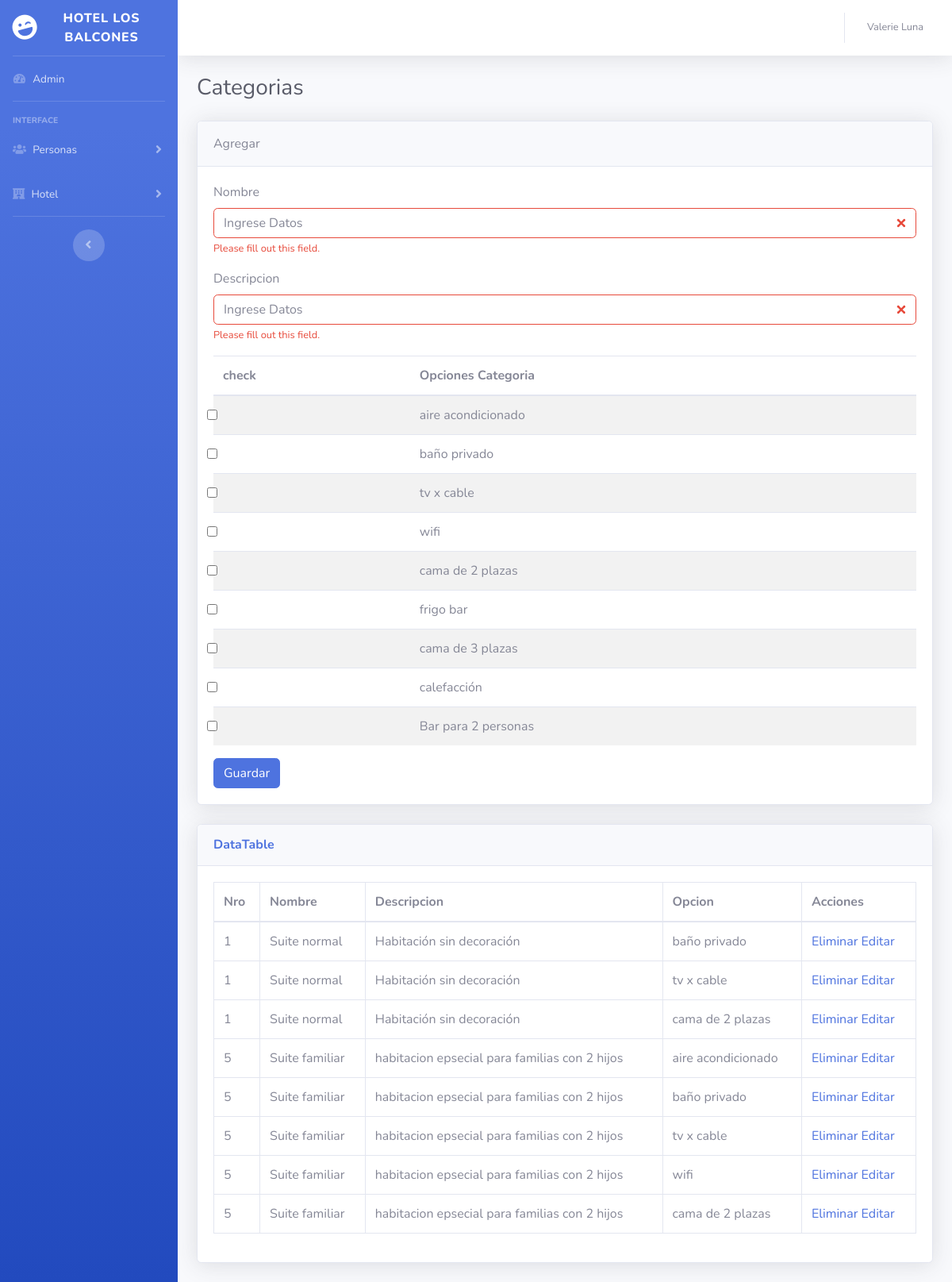
Page /presentacion/categorias.php on the committed database.
### tables this page shows
CREATE TABLE `opcion` (
  `id` int(11) NOT NULL,
  `nombre` text NOT NULL,
  `fecha` timestamp NOT NULL DEFAULT current_timestamp() ON UPDATE current_timestamp()
);

CREATE TABLE `categorias` (
  `id` int(11) NOT NULL,
  `nombrec` text NOT NULL,
  `descripcion` text NOT NULL
);

### datos/conexion.php (called while the page is built, shortened)
<?php
 class Conexion{
    private static $instance = null;
    private $pdo;
    private $driver='mysql';
    private $host='sql10.freemysqlhosting.net';
    private $user='sql10617482';
    private $pass='5XmCCvUppG';
    private $dbName='sql10617482';
    private function __construct(){
        try {
            $this->pdo = new PDO("{$this->driver}:host={$this->host};dbname={$this->dbName};",$this->user,$this->pass);
            $this->pdo->setAttribute(PDO::ATTR_ERRMODE,PDO::ERRMODE_EXCEPTION);
        } catch (PDOExceptio $e) {
            echo $e->getMessage();
        }
    }
    public static function getInstance(){
        if (!self::$instance) {
            self::$instance = new Conexion();
        }
        return self::$instance;
    }
    public function getConnection()
    {
      return $this->pdo;
    }
 }

### negocio/NOpcion.php (called while the page is built, shortened)
<?php
    include_once('../datos/DOpcion.php');
    class NOpcion{
        private $opcion;
        public function __construct(){
            $this->opcion = new DOpcion();
        }
        public function getAll(){
           return $this->opcion->getAll();
        }
    }
?>

### datos/DOpcion.php (called while the page is built, shortened)
<?php
include_once('conexion.php');
class DOpcion
{
    public $pdo;
    public function __construct()
    {
        $this->pdo = Conexion::getInstance()->getConnection();
    }
    public function getAll()
    {
        try {
            $stm = $this->pdo->prepare("SELECT * FROM opcion");
            $stm->execute();
            return $stm->fetchAll(PDO::FETCH_OBJ);
        } catch (PDOException $e) {
            echo $e->getMessage();
        }
    }
}

### negocio/NCategoria.php (called while the page is built, shortened)
<?php
    include_once('../datos/DDetalleCategoria.php');
    class NCategoria{
        public function __construct(){
            $this->detalle = new DDetalleCategoria();
        }
         public function Lista(){
            return $this->detalle->lista();
        }
    }
?>

### datos/DDetalleCategoria.php (called while the page is built, shortened)
<?php
    include_once('conexion.php');
class DDetalleCategoria{
    public $pdo;
 public function __construct(){
        $this->pdo = Conexion::getInstance()->getConnection();
   }
    public function lista(){
        try {
            $stm = $this->pdo->prepare("
            SELECT cat.id,cat.nombrec,cat.descripcion,op.nombre
            FROM  detallecategoria det
            INNER JOIN categorias cat ON det.idcategoria=cat.id
            INNER JOIN opcion op ON det.idopcion=op.id
            ORDER BY cat.id
            ");
            $stm->execute(array());
            return $stm->fetchAll(PDO::FETCH_OBJ);
        } catch (PDOException $e) {
            echo $e->getMessage();
        }
    }
}

### presentacion/categorias.php (the view, shortened to what this page needs)
<?php
include_once('includes/header.php');
include_once('../negocio/NCategoria.php');
include_once('../negocio/NOpcion.php');
$categorias = new NCategoria;
$opciones = new NOpcion;
?>
<div class="d-sm-flex align-items-center justify-content-between mb-4">
  <h1 class="h3 mb-0 text-gray-800">Categorias</h1>
</div>
<div class="card shadow mb-4">
  <div class="card-header py-3">
    Agregar
  </div>
  <div class="card-body">
    <form action="../negocio/NCategoria.php" class="was-validated" method="POST" enctype="multipart/form-data">
      <div class="form-group">
        <label for="uname">Nombre</label>
        <input type="text" class="form-control" id="uname" placeholder="Ingrese Datos" name="nombrec" required>
        <div class="invalid-feedback">Please fill out this field.</div>
      </div>
      <div class="form-group">
        <label for="uname">Descripcion</label>
        <input type="text" class="form-control" id="uname" placeholder="Ingrese Datos" name="descripcion" required>
        <div class="invalid-feedback">Please fill out this field.</div>
      </div>
      <div class="table-rep-plugin">
        <div class="table-responsive" data-pattern="priority-columns">
          <table id="tech-companies-1" class="table  table-striped">
            <thead>
              <tr>
                <th data-priority="1">check</th>
                <th data-priority="3">Opciones Categoria</th>
              </tr>
            </thead>
            <tbody>
              <?php foreach ($opciones->getAll() as $opc) : ?>
                <tr>
                  <td>
                    <input class="form-check-input" type="checkbox" name="opciones[]" id="[]" value="<?php echo $opc->id; ?>">
                  </td>
                  <td><?php echo $opc->nombre; ?></td>
                </tr>
              <?php endforeach; ?>
            </tbody>
          </table>
        </div>
      </div>
      <button type="submit" class="btn btn-primary">Guardar</button>
  </div>
</div>
<div class="card shadow mb-4">
  <div class="card-header py-3">
    <h6 class="m-0 font-weight-bold text-primary">DataTable</h6>
  </div>
  <div class="card-body">
    <div class="table-responsive">
      <table class="table table-bordered" id="dataTable" width="100%" cellspacing="0">
        <thead>
          <tr>
            <th>Nro</th>
            <th>Nombre</th>
            <th>Descripcion</th>
            <th>Opcion</th>
            <th>Acciones</th>
          </tr>
        </thead>
        <tbody>
          <?php foreach ($categorias->Lista() as $categoria) : ?>
            <tr>
              <td><?php echo $categoria->id ?></td>
              <td><?php echo $categoria->nombrec ?></td>
              <td><?php echo $categoria->descripcion ?></td>
              <td><?php echo $categoria->nombre ?></td>
              <td>
                <a href="../negocio/NCategoria.php?delete_idc=<?php echo $categoria->id; ?>">Eliminar</a>
                <a href="usuarios_edit.php?usuario=<?php echo $categoria->id; ?>">Editar</a>
              </td>
            </tr>
          <?php endforeach; ?>
        </tbody>
      </table>
    </div>
  </div>
</div>
<?php
include_once('includes/footer.php');
?>

### presentacion/includes/header.php (shortened to what this page needs)
<!DOCTYPE html>
<html lang="en">
<head>
  <link href="includes/startbootstrap/vendor/fontawesome-free/css/all.min.css" rel="stylesheet" type="text/css">
  <link href="includes/startbootstrap/css/sb-admin-2.min.css" rel="stylesheet">
</head>
<body id="page-top">
  <div id="wrapper">
    <ul class="navbar-nav bg-gradient-primary sidebar sidebar-dark accordion" id="accordionSidebar">
      <a class="sidebar-brand d-flex align-items-center justify-content-center" href="index.php">
        <div class="sidebar-brand-icon rotate-n-15">
          <i class="fas fa-laugh-wink"></i>
        </div>
        <div class="sidebar-brand-text mx-3">Hotel Los Balcones</div>
      </a>
            <hr class="sidebar-divider my-0">
<li class="nav-item">
  <a class="nav-link" href="index.html">
    <i class="fas fa-fw fa-tachometer-alt"></i>
    <span>Admin</span></a>
</li>
<hr class="sidebar-divider">
      <div class="sidebar-heading">
        Interface
      </div>
      <li class="nav-item">
        <a class="nav-link collapsed" href="#" data-toggle="collapse" data-target="#collapseTwo" aria-expanded="true" aria-controls="collapseTwo">
          <i class="fas fa-users"></i>
          <span>Personas</span>
        </a>
      </li>
      <li class="nav-item">
        <a class="nav-link collapsed" href="#" data-toggle="collapse" data-target="#collapseUtilities" aria-expanded="true" aria-controls="collapseUtilities">
          <i class="fas fa-hotel"></i>
          <span>Hotel</span>
        </a>
      </li>
      <hr class="sidebar-divider d-none d-md-block">
      <div class="text-center d-none d-md-inline">
        <button class="rounded-circle border-0" id="sidebarToggle"></button>
      </div>
    </ul>
    <div id="content-wrapper" class="d-flex flex-column">
      <div id="content">
        <nav class="navbar navbar-expand navbar-light bg-white topbar mb-4 static-top shadow">
          <ul class="navbar-nav ml-auto">
            <li class="nav-item dropdown no-arrow">
              <a class="nav-link dropdown-toggle" href="#" id="userDropdown" role="button" data-toggle="dropdown" aria-haspopup="true" aria-expanded="false">
                <span class="mr-2 d-none d-lg-inline text-gray-600 small">Valerie Luna</span>
              </a>
            </li>
          </ul>
        </nav>
        <div class="container-fluid">

### presentacion/includes/footer.php (shortened to what this page needs)
</div>
    </div>
  </div>
</body>
</html>

### rows in the picture
opcion: nombre "aire acondicionado"
opcion: nombre "baño privado"
opcion: nombre "tv x cable"
opcion: nombre "wifi"
opcion: nombre "cama de 2 plazas"
opcion: nombre "frigo bar"
opcion: nombre "cama de 3 plazas"
opcion: nombre "calefacción"
opcion: nombre "Bar para 2 personas"
categorias: id "1", nombrec "Suite normal", descripcion "Habitación sin decoración", opcion.nombre "baño privado", opcion.nombre "tv x cable", opcion.nombre "cama de 2 plazas"
categorias: id "5", nombrec "Suite familiar", descripcion "habitacion epsecial para familias con 2 hijos", opcion.nombre "aire acondicionado", opcion.nombre "baño privado", opcion.nombre "tv x cable", opcion.nombre "wifi", opcion.nombre "cama de 2 plazas"
